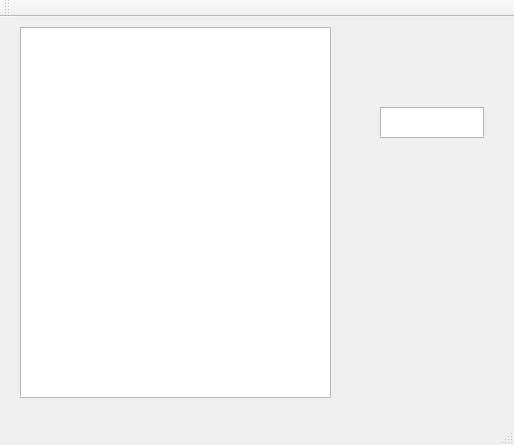
<?xml version="1.0" encoding="UTF-8"?>
<ui version="4.0">
 <class>MainWindow</class>
 <widget class="QMainWindow" name="MainWindow">
  <property name="geometry">
   <rect>
    <x>0</x>
    <y>0</y>
    <width>514</width>
    <height>445</height>
   </rect>
  </property>
  <property name="windowTitle">
   <string>MainWindow</string>
  </property>
  <widget class="QWidget" name="centralWidget">
   <widget class="QListWidget" name="listWidget">
    <property name="geometry">
     <rect>
      <x>20</x>
      <y>10</y>
      <width>311</width>
      <height>371</height>
     </rect>
    </property>
   </widget>
   <widget class="QTextEdit" name="textEdit">
    <property name="geometry">
     <rect>
      <x>380</x>
      <y>90</y>
      <width>104</width>
      <height>31</height>
     </rect>
    </property>
   </widget>
  </widget>
  <widget class="QMenuBar" name="menuBar">
   <property name="geometry">
    <rect>
     <x>0</x>
     <y>0</y>
     <width>514</width>
     <height>21</height>
    </rect>
   </property>
  </widget>
  <widget class="QToolBar" name="mainToolBar">
   <attribute name="toolBarArea">
    <enum>TopToolBarArea</enum>
   </attribute>
   <attribute name="toolBarBreak">
    <bool>false</bool>
   </attribute>
  </widget>
  <widget class="QStatusBar" name="statusBar"/>
 </widget>
 <layoutdefault spacing="6" margin="11"/>
 <resources/>
 <connections/>
</ui>
